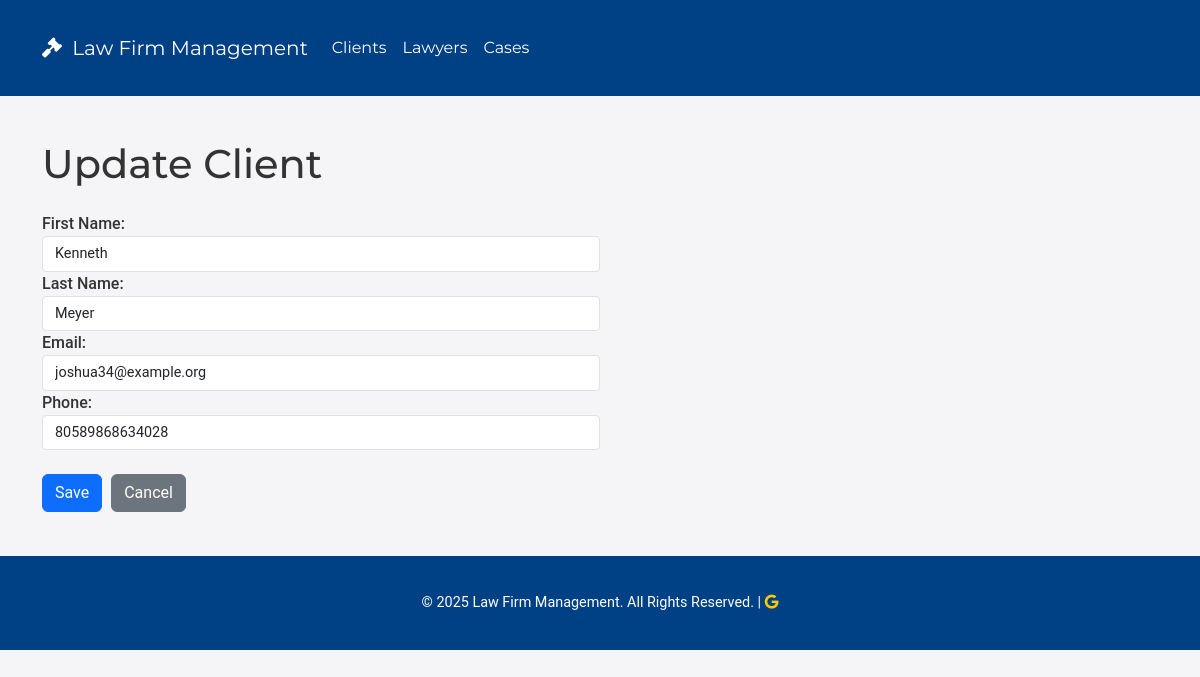
/clients/1/update/, run on the app's committed database.
### cases/models.py (models this page shows, shortened)
class Client(models.Model):
    first_name = models.CharField(max_length=100)
    last_name = models.CharField(max_length=100)
    email = models.EmailField()
    phone = models.CharField(max_length=15)

### cases/views.py (the view)
# urls.py: path('clients/<int:pk>/update/', views.ClientUpdateView.as_view(), name='client_update'),
class ClientUpdateView(UpdateView):
    model = Client
    form_class = ClientForm
    template_name = "clients/client_form.html"
    success_url = reverse_lazy("cases:client_list")

### cases/forms.py
class ClientForm(forms.ModelForm):
    class Meta:
        model = Client
        fields = ['first_name', 'last_name', 'email', 'phone']

### cases/templates/clients/client_form.html (shortened to what this page needs)
{% extends 'base.html' %}
{% load widget_tweaks %}
{% block content %}
    <h1 class="mb-4"> {% if object %}Update{% else %}Add {% endif %} Client</h1>
    <form method="post" novalidate>
        <div class="form-row">
            <div class="form-group col-md-6">
                <label for="{{ form.first_name.id_for_label }}">First Name:</label>
                <input type="text" class="form-control" id="{{ form.first_name.id_for_label }}"
                       name="{{ form.first_name.html_name }}" value="{{ form.first_name.value|default:'' }}" required>
            </div>
            <div class="form-group col-md-6">
                <label for="{{ form.last_name.id_for_label }}">Last Name:</label>
                <input type="text" class="form-control" id="{{ form.last_name.id_for_label }}"
                       name="{{ form.last_name.html_name }}" value="{{ form.last_name.value|default:'' }}" required>
            </div>
            <div class="form-group col-md-6">
                <label for="{{ form.email.id_for_label }}">Email:</label>
                <input type="email" class="form-control" id="{{ form.email.id_for_label }}"
                       name="{{ form.email.html_name }}" value="{{ form.email.value|default:'' }}" required>
            </div>
        </div>
        <div class="form-row">
            <div class="form-group col-md-6">
                <label for="{{ form.phone.id_for_label }}">Phone:</label>
                <input type="text" class="form-control" id="{{ form.phone.id_for_label }}"
                       name="{{ form.phone.html_name }}" value="{{ form.phone.value|default:'' }}" required>
            </div>
        </div>
        <button type="submit" class="btn btn-primary">Save</button>
        <a class="btn btn-secondary" href="{% url 'cases:client_list' %}">Cancel</a>
    </form>
{% endblock %}

### cases/templates/base.html (style rules this page uses)
body { font-family: 'Roboto', sans-serif; background-color: #f5f5f7; color: #333; }
h1, h2, h3, h4, h5, h6, .navbar-brand, .nav-link { font-family: 'Montserrat', sans-serif; }
.btn-primary, .btn-danger, .btn-secondary { margin-right: 5px; }
label { font-weight: 500; }
input.form-control, select.form-control, textarea.form-control { font-size: 0.9rem; border-radius: 0.25rem; }

### data on the page
Client: first_name "Kenneth", last_name "Meyer", email "joshua34@example.org", phone "80589868634028"
